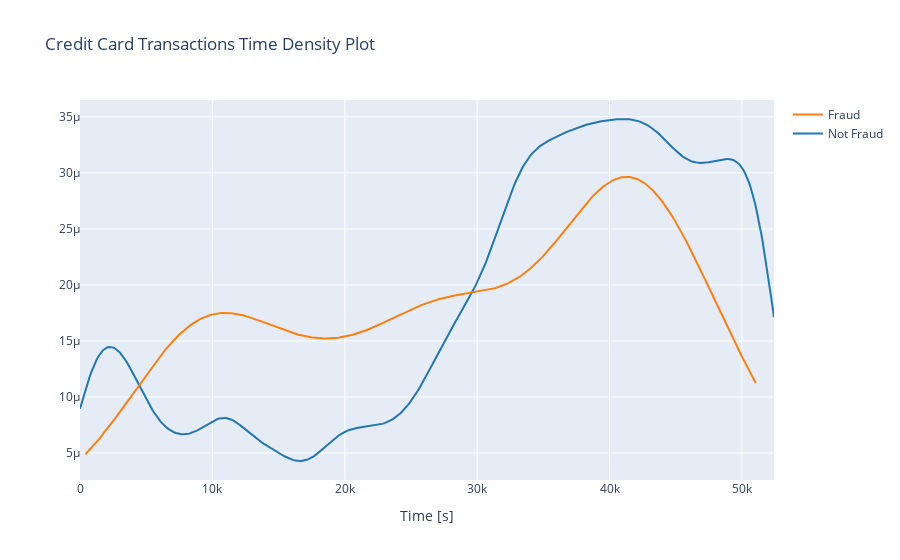

Notebook source saved alongside this figure:
### Code cell
class_0 = data_df.loc[data_df['Class'] == 0]["Time"]
class_1 = data_df.loc[data_df['Class'] == 1]["Time"]

hist_data = [class_0, class_1]
group_labels = ['Not Fraud', 'Fraud']

fig = ff.create_distplot(hist_data, group_labels, show_hist=False, show_rug=False)
fig['layout'].update(title='Credit Card Transactions Time Density Plot', xaxis=dict(title='Time [s]'))
iplot(fig, filename='dist_only')

### Figure 1 — Plotly figure (JSON) as saved in the notebook; plotly's stock layout.template omitted (floating-point values rounded to 4 significant figures; data arrays with more than 128 entries replaced by an {"elided": "..."} marker saying what was removed)
{"data": [{"legendgroup": "Not Fraud", "marker": {"color": "rgb(31, 119, 180)"}, "mode": "lines", "name": "Not Fraud", "showlegend": true, "x": {"elided": "500 float values"}, "xaxis": "x", "y": {"elided": "500 float values"}, "yaxis": "y", "type": "scatter"}, {"legendgroup": "Fraud", "marker": {"color": "rgb(255, 127, 14)"}, "mode": "lines", "name": "Fraud", "showlegend": true, "x": {"elided": "500 float values"}, "xaxis": "x", "y": {"elided": "500 float values"}, "yaxis": "y", "type": "scatter"}], "layout": {"barmode": "overlay", "hovermode": "closest", "legend": {"traceorder": "reversed"}, "title": {"text": "Credit Card Transactions Time Density Plot"}, "xaxis": {"anchor": "y2", "domain": [0, 1], "title": {"text": "Time [s]"}, "zeroline": false}, "yaxis": {"anchor": "free", "domain": [0, 1], "position": 0}}}
